Frame 1 (no input): blank canvas, image omitted
Frame 60 (no input): blank canvas, image omitted
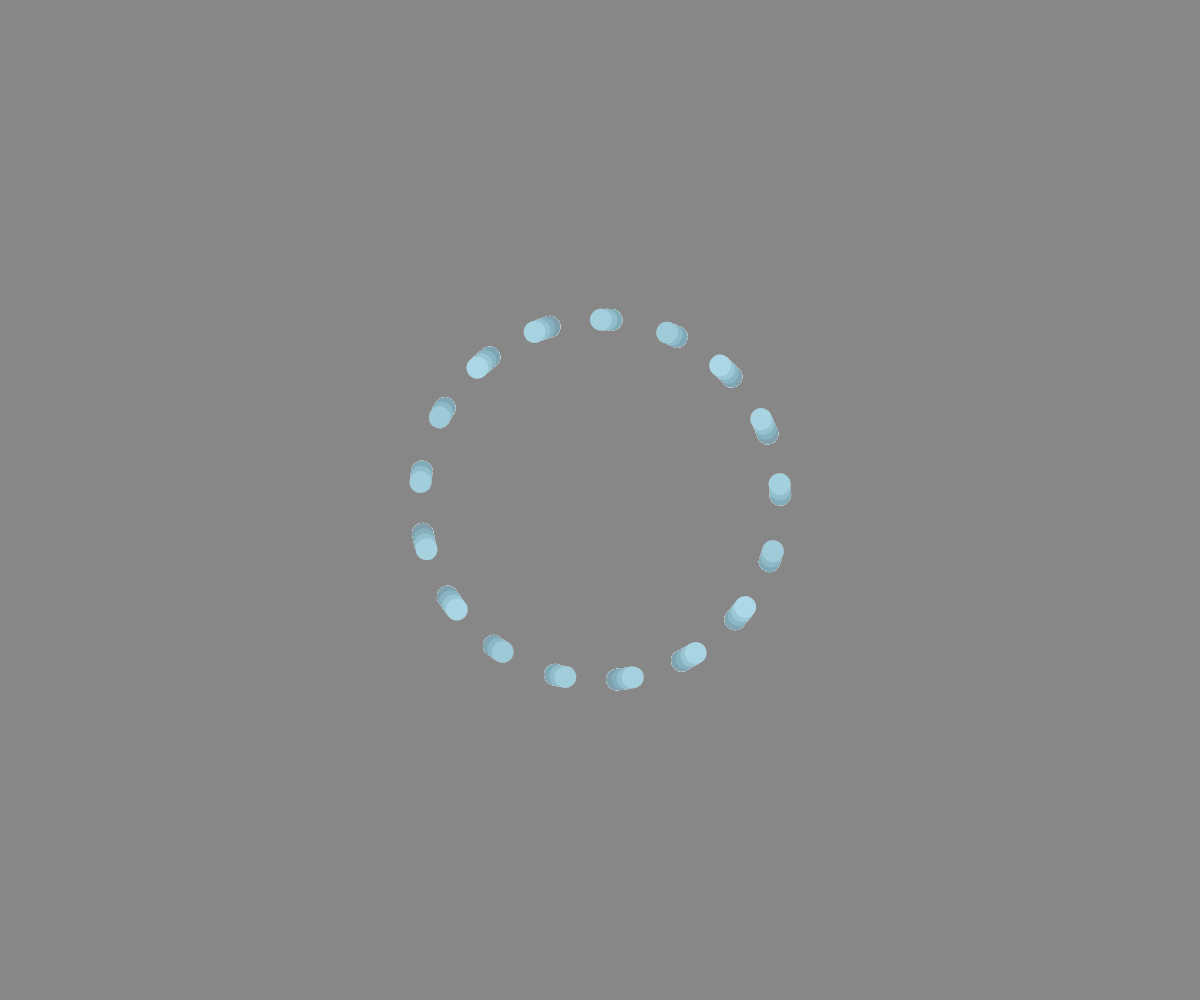
Frame 120 (the mouse pressed at the canvas centre since frame 60)

The p5.js sketch whose frames 1 and 60 were blank and that drew this single picture after the mouse press (run headless with seeded random() and noise() and a simulated clock; from frame 60 on, the mouse is pressed at the canvas centre):

// p5.js sketch
// ── sketch.js
// PLANETS AND MOON IDK
// AMAAN REHMAN
// 3/26/26


//ADD STYLE


let myPlanet;

function setup() {
  createCanvas(windowWidth, windowHeight);
  angleMode(DEGREES);
  myPlanet = new Planet(width/2, height/2);
}

function draw() {
  background(0, 1);
  noStroke();
  fill("lightblue");
  myPlanet.display();
}
function mousePressed(){
  //regular click - add moon
  //shift click - destory and rest moon
  if(keyPressed && keyCode === SHIFT){
    myPlanet = new Planet(width/2, height/2);
  }
 else myPlanet.createMoon();
}
function keyPressed(){
  if(keyCode !== SHIFT){
    myPlanet.x = mouseX
    myPlanet.y = mouseY
  }
}

class Planet{
  //constructor
  constructor(x,y){
    this.x = x; this.y = y; this.s = 100;
    this.s = color(random(255),random(255),random(255));
   
    this.moons = []

  }

  //class methods
  createMoon(){
    this.moons.push(new Moon());

  }
  display(){
    circle(this.x, this.y, this.s);

    for(let m of this.moons){
      m.update(this.x, this.y, this.s);
      
    }
  }
  }
  class Moon{
    constructor(){
      this.speed = random(50,150); //angular spseed
      this.angle = 0;
      this.orbitRadius = random(100, 200);
      this.s = random(10, 50);
    }
    move(){
      this.angle += this.speed
    }
display(x,y){
  push();
  translate(x,y);
  rotate(this.angle);
  circle(this.orbitRadius, 0, this.s);
  pop();
}
update(x,y){
  this.move()
  this.display(x,y)

}
  }
